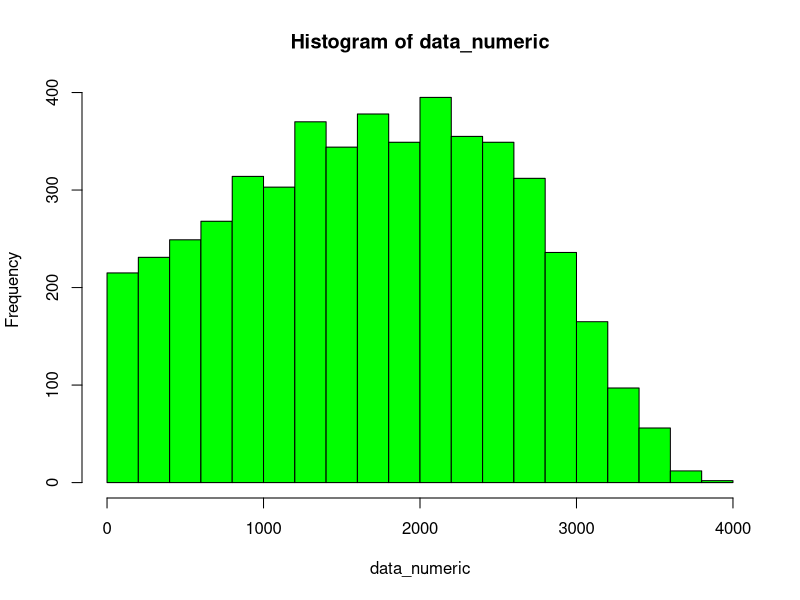
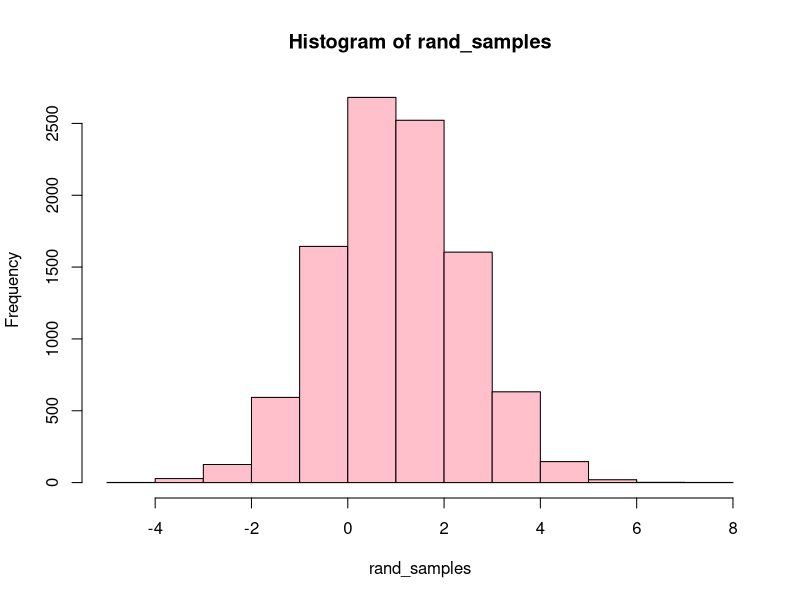
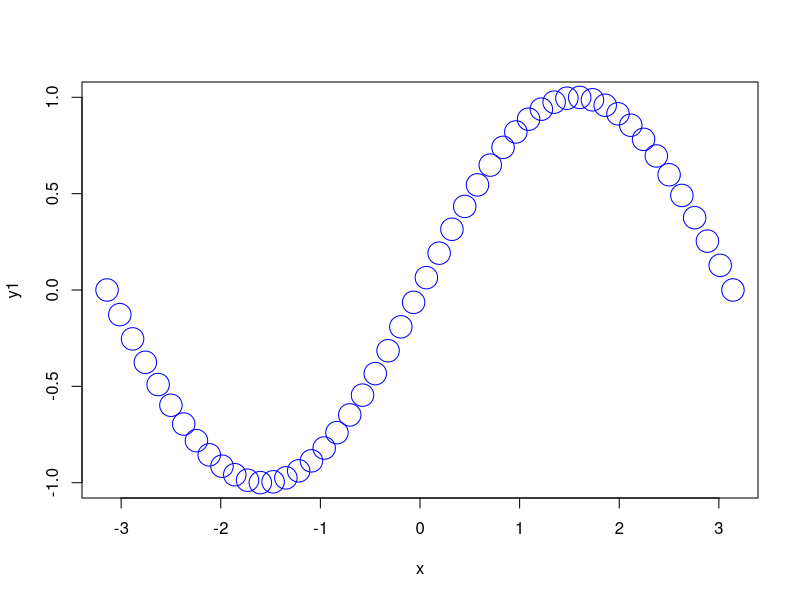
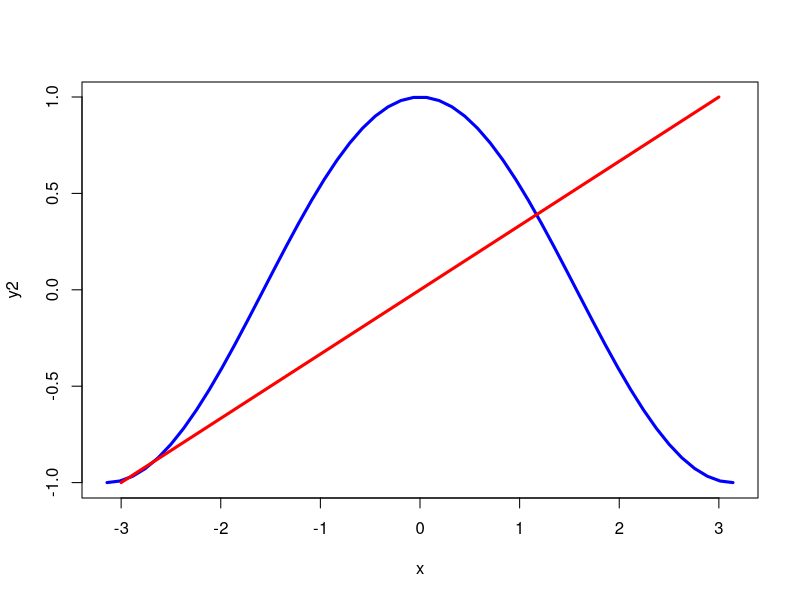

Recreate these plots in R, in order.

# Question 1
print("Start of Question 1")

data_char <- read.table("Computational Statistics/Module 1/favorite.data", header = FALSE)
data_numeric <- as.numeric(data_char$V1)

data_mean <- mean(data_numeric) # a
data_median <- median(data_numeric) # b
data_std <- sd(data_numeric) # c
data_min <- min(data_numeric) # d
data_max <- max(data_numeric) # e
hist(data_numeric, col="green", border="black") # f

print(data_mean)
print(data_median)
print(data_std)
print(data_min)
print(data_max)


# Question 2
print("Start of Question 2")

rand_samples = rnorm(10000, 1, sqrt(2))

# 2a
hist(rand_samples, col="pink", border="black")

# 2b
rand_mean <- mean(rand_samples)
rand_median <- median(rand_samples)
rand_std <- sd(rand_samples)

print(rand_mean)
print(rand_median)
print(rand_std)


# Question 3
print("Start of Question 3")

vector_r = seq(from = 5, to = 160, by = 5)
vector_b = seq(from = 56, to = 87, by = 1)
vector_d = vector_r * vector_b

# 3a
print(vector_d[17])
print(vector_d[18])
print(vector_d[19])

# 3b
print(vector_d[vector_d < 2000])

# 3c
print(length(vector_d[vector_d > 6000]))


# Question 4
print("Start of Question 4")

perfect_square <- function(x) {
    squares_seq = seq(from=1, to=x, by=1)
    total <- 0
    squares_list = list()
    count <- 1
    for (i in squares_seq) {
        i_sqrt = sqrt(i)
        if (i_sqrt%%1==0) {
            total <- total + i
            squares_list[[count]] <- i
            count <- count + 1
        }
    }
    output <- list(total, squares_list)
    return(output)
}

# 4a
print(perfect_square(100)[1])

# 4b
print(perfect_square(100000)[1])



# Question 5
print("Start of Question 5")

# 5a
list_500 = perfect_square(500)[2]
vector_500 <- unlist(list_500, use.names=FALSE)
print(vector_500)


# 5b
list_100000 = perfect_square(100000)[2]
vector_100000 <- unlist(list_100000, use.names=FALSE)
matrix_100000 <- matrix(vector_100000, ncol = 4)
print(matrix_100000)

# 5c
print(matrix_100000[15,3])


# Question 6
print("Start of Question 6")


x <- seq(from = -pi, to = pi, length.out = 50)  
y1 <- sin(x)
y2 <- cos(x)

# 6a
plot(x, y1, col="blue", cex=3)

# 6b and 6c
plot(x, y2, type="l", col="blue", lwd=3)
lines(c(-3, 3), c(-1, 1), col="red", lwd=3)
